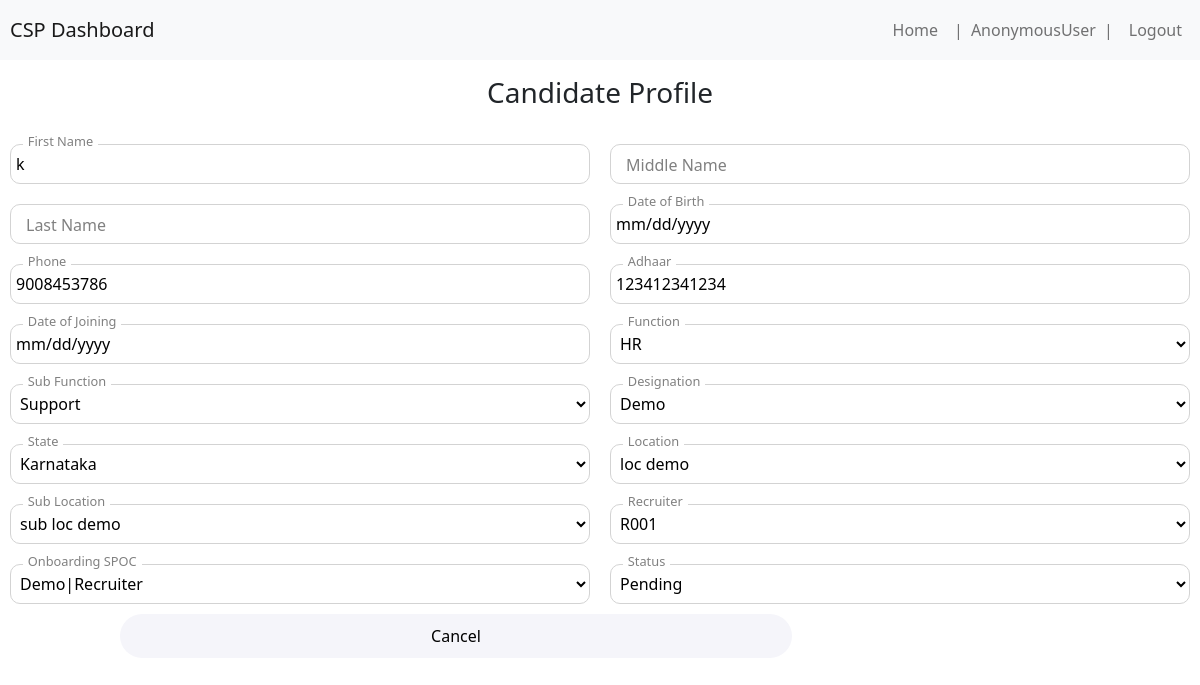
The app's page /view/candidate/1/ with its own data.
### onboarding/models.py (models this page shows, shortened)
class candidate(models.Model):
    id = models.AutoField(primary_key=True)
    first_name = models.CharField(max_length=200)
    middle_name = models.CharField(max_length=200, null=True, blank=True)
    last_name = models.CharField(max_length=200, null=True, blank=True)
    dob = models.DateField(null=True, blank=True)
    phone = models.CharField(max_length=10)
    adhaar = models.CharField(max_length=12)
    doj = models.DateField(null=True, blank=True, default=None)
    fk_function = models.ForeignKey(function, on_delete=models.CASCADE, null=True, default=None)
    fk_sub_function = models.ForeignKey(sub_function, on_delete=models.CASCADE, null=True, default=None)
    fk_designation = models.ForeignKey(designation, on_delete=models.CASCADE, null=True, default=None)
    fk_state = models.ForeignKey(state, on_delete=models.CASCADE, null=True, default=None)
    fk_location = models.ForeignKey(location, on_delete=models.CASCADE, null=True, default=None)
    fk_sub_location = models.ForeignKey(sub_location, on_delete=models.CASCADE, null=True, default=None)
    created_by = models.CharField(max_length=100)
    created_datetime = models.DateTimeField(auto_now_add=True)
    recruiter = models.CharField(max_length=100, default='R001')
    obspoc = models.ForeignKey( user_group, on_delete=models.CASCADE, null=True, default=None)
    status = models.CharField(max_length=100)
    group = models.ForeignKey( Group, on_delete=models.CASCADE, null=True, default=4, blank=True)

class function(models.Model):
    id = models.AutoField(primary_key=True)
    name = models.CharField(max_length=300)
    def __str__(self):
        return self.name

class sub_function(models.Model):
    id = models.AutoField(primary_key=True)
    fk_function = models.ForeignKey(function, on_delete=models.CASCADE, null=True, default=None)
    name = models.CharField(max_length=300)
    def __str__(self):
        return self.name

class designation(models.Model):
    id = models.AutoField(primary_key=True)
    fk_function = models.ForeignKey(function, on_delete=models.CASCADE, null=True, default=None)
    fk_sub_function = models.ForeignKey(sub_function, on_delete=models.CASCADE, null=True, default=None)
    name = models.CharField(max_length=300)
    def __str__(self):
        return self.name

class state(models.Model):
    id = models.AutoField(primary_key=True)
    name = models.CharField(max_length=300)
    NORTH = 'N'
    EAST = 'E'
    WEST = 'W'
    SOUTH = 'S'
    REGION_CHOICES = [
        (NORTH, 'North'),
        (EAST, 'East'),
        (WEST, 'West'),
        (SOUTH, 'South'),
    ]
    region = models.CharField(max_length=10, choices=REGION_CHOICES, default=None, null=True)
    def __str__(self):
        return self.name

class location(models.Model):
    id = models.AutoField(primary_key=True)
    fk_state = models.ForeignKey(state, on_delete=models.CASCADE, null=True, default=None)
    name = models.CharField(max_length=300)
    def __str__(self):
        return self.name

class sub_location(models.Model):
    id = models.AutoField(primary_key=True)
    fk_state = models.ForeignKey(state, on_delete=models.CASCADE, null=True, default=None)
    fk_location = models.ForeignKey(location, on_delete=models.CASCADE, null=True, default=None)
    name = models.CharField(max_length=300)
    def __str__(self):
        return self.name

class user_group(models.Model):
    id = models.AutoField(primary_key=True)
    user = models.ForeignKey( User, on_delete=models.CASCADE, null=True, default=None, blank=True)
    group = models.ForeignKey( Group, on_delete=models.CASCADE, null=True, default=None, blank=True)
    first_name = models.CharField(max_length=200)
    middle_name = models.CharField(max_length=200, null=True, blank=True)
    last_name = models.CharField(max_length=200, null=True, blank=True)
    dob = models.DateField(null=True, blank=True)
    phone = models.CharField(max_length=10)
    adhaar = models.CharField(max_length=12)
    def __str__(self):
        return self.first_name + '|' + str(self.group.name)

### onboarding/views.py (the view)
# urls.py: path('view/candidate/<int:cid>/', views.view_candidate, name='view_candidate'),
def view_candidate(request, cid):
    selected = getattr(models, 'candidate').objects.get(**{'id': cid})
    return render(request, CANDIDATE_VIEW_CONTAINER_HTML, {'selected': selected})

### onboarding/templates/candidate/crud/view.html (shortened to what this page needs)
<!DOCTYPE html>
{% load static %}
<html lang="en">
  <head>
    {% include 'utilities/head.html' with title='Onboarding - View Candidate!' css_link='onboarding/css/dashboard.css' css_link2='onboarding/css/form.css' %}
  </head>
  <body>
    {% include 'utilities/navbar.html' %}
    <div class="form_container">
        <div class="form_header">
            <h3>Candidate Profile</h3>
        </div>
        <form action="">
            <div class="input__row">
                <div class="input__div">
                    <input class="form__input" disabled type="text" name="firstname" id="firstname" maxlength="50"
                        placeholder=" " autofocus tabindex="1" required value="{{ selected.first_name }}">
                    <label for="firstname" class="form__label">First Name</label>
                </div>
                <div class="input__div">
                    <input class="form__input" value="{{ selected.middle_name|default_if_none:'' }}" disabled type="text" name="middlename" id="middlename" maxlength="10"
                        placeholder=" "  tabindex="2" required>
                    <label for="middlename" class="form__label">Middle Name</label>
                </div>
            </div>
            <div class="input__row">
                <div class="input__div">
                    <input class="form__input" value="{{ selected.last_name|default_if_none:'' }}" disabled type="text" name="lastname" id="lastname" maxlength="10"
                        placeholder=" "  tabindex="3" required>
                    <label for="lastname" class="form__label">Last Name</label>
                </div>
                <div class="input__div">
                    <input class="form__input" disabled type="date" name="dob" id="dob"
                        placeholder=" " value="{{ selected.dob }}" tabindex="4" required>
                    <label for="dob" class="form__label">Date of Birth</label>
                </div>
            </div>
            <div class="input__row">
                <div class="input__div">
                    <input class="form__input" disabled type="text" name="phone" id="phone" maxlength="10"
                        placeholder=" "  tabindex="5" value="{{ selected.phone }}" required>
                    <label for="phone" class="form__label">Phone</label>
                </div>
                <div class="input__div">
                    <input class="form__input" disabled type="text" name="adhaar" id="adhaar" maxlength="12"
                        placeholder=" "  tabindex="6" value="{{ selected.adhaar }}" required>
                    <label for="adhaar" class="form__label">Adhaar</label>
                </div>
            </div>
            <div class="input__row">
                <div class="input__div">
                    <input class="form__input" disabled type="date" name="doj" id="doj"
                        placeholder=" " tabindex="7" value="{{ selected.doj }}" required>
                    <label for="doj" class="form__label">Date of Joining</label>
                </div>
                <div class="input__div">
                    <select class="form__input" disabled tabindex="8"  required name="function" id="function">
                        <option value="{{ selected.fk_function_id }}" selected>{{ selected.fk_function }}</option>
                    </select>
                    <label for="function" class="form__label">Function</label>
                </div>
            </div>
            <div class="input__row">
                <div class="input__div">
                    <select class="form__input" disabled tabindex="9" required name="subfunction" id="subfunction">
                        <option value="{{ selected.fk_sub_function_id }}" selected>{{ selected.fk_sub_function }}</option>
                    </select>
                    <label for="subfunction" class="form__label">Sub Function</label>
                </div>
                <div class="input__div">
                    <select class="form__input" disabled tabindex="10" required name="designation" id="designation">
                        <option value="{{ selected.fk_designation_id }}" selected>{{ selected.fk_designation }}</option>
                    </select>
                    <label for="designation" class="form__label">Designation</label>
                </div>
            </div>
            <div class="input__row">
                <div class="input__div">
                    <select class="form__input" disabled tabindex="11" required name="state" id="state">
                        <option value="{{ selected.fk_state_id }}" selected>{{ selected.fk_state }}</option>
                    </select>
                    <label for="state" class="form__label">State</label>
                </div>
                <div class="input__div">
                    <select class="form__input" disabled tabindex="12" required name="location" id="location">
                        <option value="{{ selected.fk_location_id }}" selected>{{ selected.fk_location }}</option>
                    </select>
                    <label for="location" class="form__label">Location</label>
                </div>
            </div>
            <div class="input__row">
                <div class="input__div">
                    <select class="form__input" disabled tabindex="13" required name="sublocation" id="sublocation">
                        <option value="{{ selected.fk_sub_location_id }}" selected>{{ selected.fk_sub_location }}</option>
                    </select>
                    <label for="sublocation" class="form__label">Sub Location</label>
                </div>
                <div class="input__div">
                    <select class="form__input" disabled tabindex="14" required name="recuiter" id="recuiter">
                        <option value="{{ selected.recruiter }}" selected>{{ selected.recruiter }}</option>
                    </select>
                    <label for="recuiter" class="form__label">Recruiter</label>
                </div>
            </div>
            <div class="input__row">
                <div class="input__div">
                    <select class="form__input" disabled tabindex="15" required name="obspoc" id="obspoc">
                        <option value="{{ selected.obspoc }}" selected>{{ selected.obspoc }}</option>
                    </select>
                    <label for="obspoc" class="form__label">Onboarding SPOC</label>
                </div>
                <div class="input__div">
                    <select id="status" tabindex="16" name="status" disabled class="form__input">
                        <option value="{{ selected.status }}" selected>{{ selected.status }}</option>
                    </select>
                    <label for="status" class="form__label">Status</label>
                </div>
            </div>
            <div class="save_btn_div">
                <button type="button" class="cancel_btn">Cancel</button>
            </div>
        </form>
    </div>
</body>
</html>

### onboarding/templates/utilities/head.html (shortened to what this page needs)
{% load static %}
<link href="{% static css_link %}" rel="stylesheet" type="text/css">
{% if css_link2 %}
    <link href="{% static css_link2 %}" rel="stylesheet" type="text/css">
{% endif %}
<link href="https://cdn.jsdelivr.net/npm/bootstrap@5.1.3/dist/css/bootstrap.min.css" rel="stylesheet">

### onboarding/templates/utilities/navbar.html (shortened to what this page needs)
<nav class="navbar navbar-expand-lg navbar-light bg-light" style="padding: 10px;">
    <a class="navbar-brand" href="/dashboard/">CSP Dashboard</a>
    <div class="collapse navbar-collapse" id="navbarText">
      <ul class="navbar-nav mr-auto">
        <li class="nav-item active">
          <a class="nav-link" href="/dashboard/">Home</a>
        </li>
        <li class="nav-item">
            <a class="nav-link">|</a>
          </li>
      </ul>
      <span class="navbar-text">
        {{ request.user }}
      </span>
      <ul class="navbar-nav mr-auto">
        <li class="nav-item">
          <a class="nav-link">|</a>
        </li>
        <li class="nav-item active">
          <a class="nav-link" href="{% url 'onboarding:logout' %}">Logout</a>
        </li>
      </ul>
    </div>
</nav>

### onboarding/static/onboarding/css/dashboard.css (style rules this page uses)
#navbarText { justify-content: flex-end; }

### onboarding/static/onboarding/css/form.css (style rules this page uses)
.input__div { position: relative; width: 80% !important; height: 2.5rem; margin: auto; margin-bottom: 1.5rem; }
.form__input { position: absolute; top: 0; left: 0; width: 100%; height: 100%; border: 1px solid lightgray; border-radius: 10px; color: #000; outline: none; padding: 5px; background: none; }
.form__label { position: absolute; left: 1rem; top: 0.6rem; color: gray; cursor: text; -webkit-transition: top 200ms ease-in, left 200ms ease-in, font-size 200ms ease-in; transition: top 200ms ease-in, left 200ms ease-in, font-size 200ms ease-in; background-color: #fff; }
.form__input:read-only ~ .form__label { color: gray !important; }
.form_header { color: var(--primary-color); text-align: center; padding: 1rem; }
.input__row { display: flex; }
.input__row .input__div { margin: 10px; }
.cancel_btn { width: 70%; padding: 10px; background: #f5f5fa; border: navajowhite; border-radius: 50px; color: #000; font-weight: 500; }
.save_btn_div { display: flex; width: 80%; margin: auto; }

### records on screen
candidate: firstname "k", phone "9008453786", adhaar "123412341234", function "HR", subfunction "Support", designation "Demo", state "Karnataka", location "loc demo", sublocation "sub loc demo", recuiter "R001", obspoc "Demo|Recruiter", status "Pending"

### other values on screen
{{ request.user }} "AnonymousUser"
